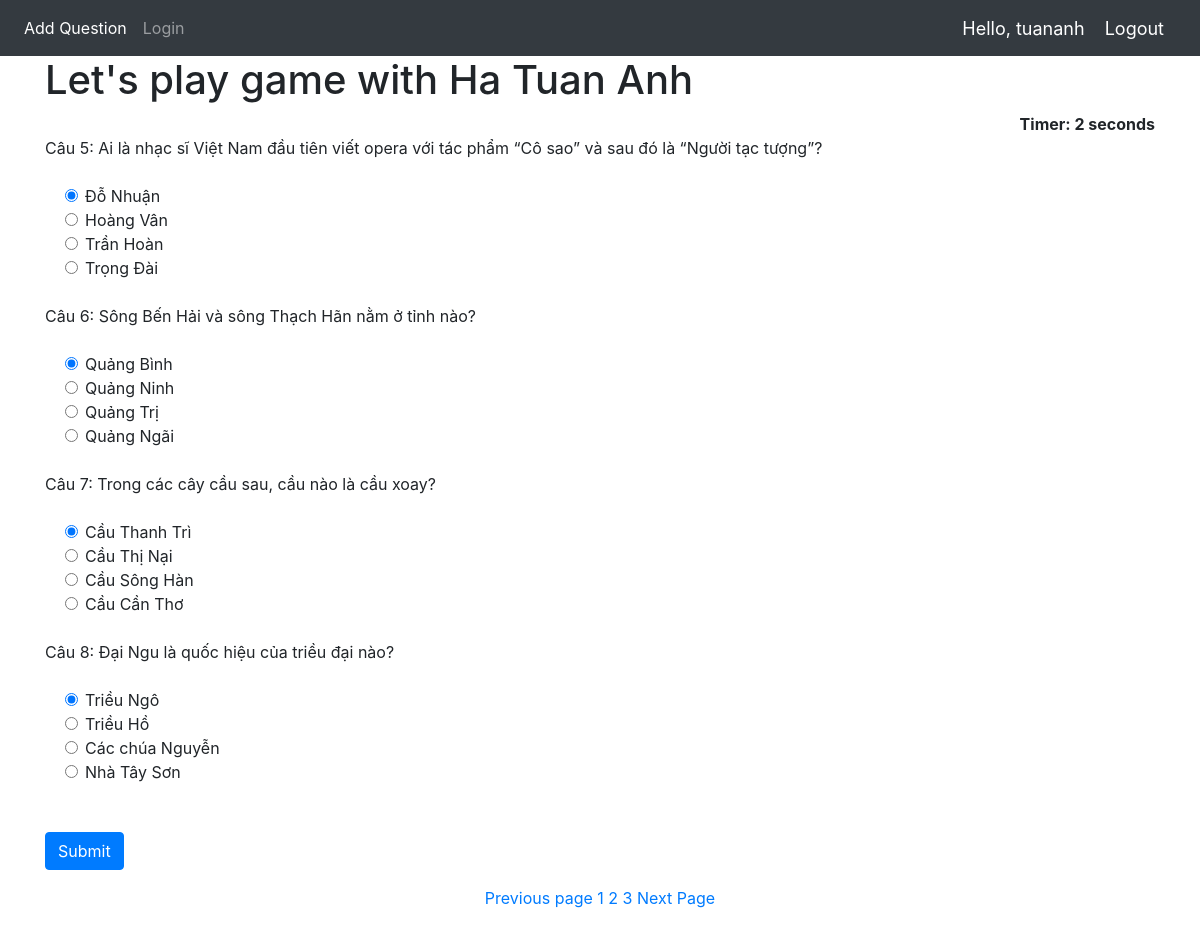
The page /home/?page=2 (signed in) on the database its author committed.
### Quiz/models.py (models this page shows, shortened)
class QuesModel(models.Model):
    question = models.CharField(max_length=200,null=True)
    op1 = models.CharField(max_length=200,null=True)
    op2 = models.CharField(max_length=200,null=True)
    op3 = models.CharField(max_length=200,null=True)
    op4 = models.CharField(max_length=200,null=True)
    ans = models.CharField(max_length=200,null=True)

### Quiz/views.py (the view)
# urls.py: 2. Add a URL to urlpatterns:  path('', views.home, name='home')
def home(request):
    if request.method == 'POST':
        print(request.POST)
        questions=QuesModel.objects.all()
        score=0
        wrong=0
        correct=0
        total=0
        for q in questions:
            total+=1
            print(request.POST.get(q.question))
            print(q.ans)
            print()
            if q.ans ==  request.POST.get(q.question):
                score+=10
                correct+=1
            else:
                wrong+=1
        percent = score/(total*10) *100
        context = {
            'score':score,
            'time': request.POST.get('timer'),
            'correct':correct,
            'wrong':wrong,
            'percent':percent,
            'total':total
        }
        return render(request,'Quiz/result.html',context)
    else:
        questions=QuesModel.objects.all()
        paginator = Paginator(questions,4)
        pageNumber = request.GET.get('page')
        try:
            questions = paginator.page(pageNumber)
        except PageNotAnInteger:
            questions = paginator.page(1)
        except EmptyPage:
            questions = paginator.page(paginator.num_pages)
        context = {
            'questions':questions
        }
        return render(request,'Quiz/home.html',context)

### Quiz/templates/Quiz/home.html (shortened to what this page needs)
{% extends 'Quiz/dependencies.html' %}
{% block content %}
{% load static %}
<div class="container ">
<h1>Let's play game with Ha Tuan Anh</h1>
<div align="right " id="displaytimer"><b>Timer: 0 seconds</b></div>
 <form method='post' action=''>
    {% for q  in questions%}
    <div class="form-group">
      <label for="question">{{q.question}}</label>
    </div>
    <div class="form-check">
        <div class="form-check">
            <input class="form-check-input" type="radio" name="{{q.question}}" id="gridRadios1" value="option1" checked>
            <label class="form-check-label" for="gridRadios1">
                {{q.op1}}
            </label>
        </div>
        <div class="form-check">
            <input class="form-check-input" type="radio" name="{{q.question}}" id="gridRadios2" value="option2">
            <label class="form-check-label" for="gridRadios2">
                {{q.op2}}
            </label>
        </div>
        <div class="form-check">
            <input class="form-check-input" type="radio" name="{{q.question}}" id="gridRadios1" value="option3">
            <label class="form-check-label" for="gridRadios1">
                {{q.op3}}
            </label>
        </div>
        <div class="form-check">
            <input class="form-check-input" type="radio" name="{{q.question}}" id="gridRadios2" value="option4">
            <label class="form-check-label" for="gridRadios2">
                {{q.op4}}
            </label>
        </div>
        <br>
    </div>
    {% endfor %}
    <br>
    <button type="submit" class="btn btn-primary">Submit</button>
  </form>
</div>
<div class="text_page">
{% if questions.has_previous %}
    <a href="?page={{ questions.previous_page_number }}">Previous page</a>
{% endif %}
{% for num in questions.paginator.page_range %}
    {% if questions.number == num %}
        <a href="?page= {{ num }}">{{ num }}</a>
    {% elif num > questions.number|add:'-3' and num < questions.number|add:'3' %}
        <a href="?page= {{ num }}">{{ num }}</a>
    {% endif %}
{% endfor %}
{% if questions.has_next %}
    <a href="?page= {{ questions.next_page_number }}">Next Page</a>
{% endif %}
</div>
{% endblock %}

### Quiz/templates/Quiz/navbar.html (shortened to what this page needs)
{% load static %}
<nav class="navbar navbar-expand-lg navbar-dark bg-dark">
  <div class="collapse navbar-collapse" id="navbarNav">
    <ul class="navbar-nav">
      {% if request.user.is_staff %}
      <li class="nav-item active">
        <a class="nav-link" href="{% url 'addQuestion' %}">Add Question</a>
      </li>
      {% endif %}
      <li class="nav-item">
        <a class="nav-link" href="{% url 'login' %}">Login</a>
      </li>
    </ul>
  </div>
  <span class="greet">Hello, {{request.user}}</span>
  <span ><a  class="greet" href="{% url 'logout' %}">Logout</a></span>
</nav>

### Quiz/templates/Quiz/navbar.html (style rules this page uses)
.greet { font-size: 18px; color: #fff; margin-right: 20px; }

### Quiz/templates/Quiz/home.html (style rules this page uses)
.text_page { text-align: center; }

### rows shown on the page
QuesModel: question "Câu 5: Ai là nhạc sĩ Việt Nam đầu tiên viết opera với tác phẩm “Cô sao” và sau đó là “Người tạc tượng”?", op1 "Đỗ Nhuận", op2 "Hoàng Vân", op3 "Trần Hoàn", op4 "Trọng Đài"
QuesModel: question "Câu 6: Sông Bến Hải và sông Thạch Hãn nằm ở tỉnh nào?", op1 "Quảng Bình", op2 "Quảng Ninh", op3 "Quảng Trị", op4 "Quảng Ngãi"
QuesModel: question "Câu 7: Trong các cây cầu sau, cầu nào là cầu xoay?", op1 "Cầu Thanh Trì", op2 "Cầu Thị Nại", op3 "Cầu Sông Hàn", op4 "Cầu Cần Thơ"
QuesModel: question "Câu 8: Đại Ngu là quốc hiệu của triều đại nào?", op1 "Triều Ngô", op2 "Triều Hồ", op3 "Các chúa Nguyễn", op4 "Nhà Tây Sơn"

### other values the page prints
{{ request.user }} "tuananh"
{{ num }} "1" "3"
{{ num }} "2"
